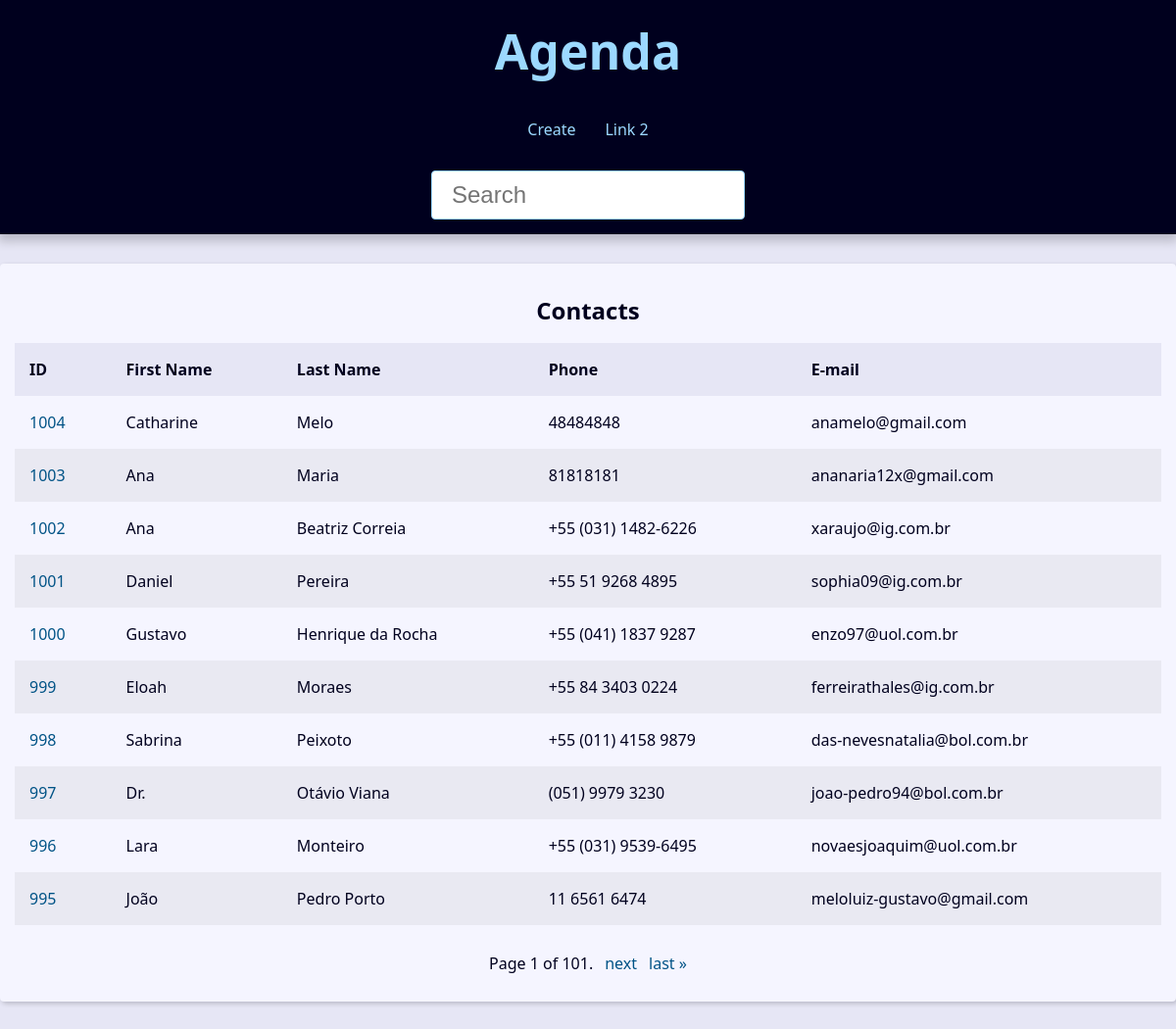
Before: / with the older database file.
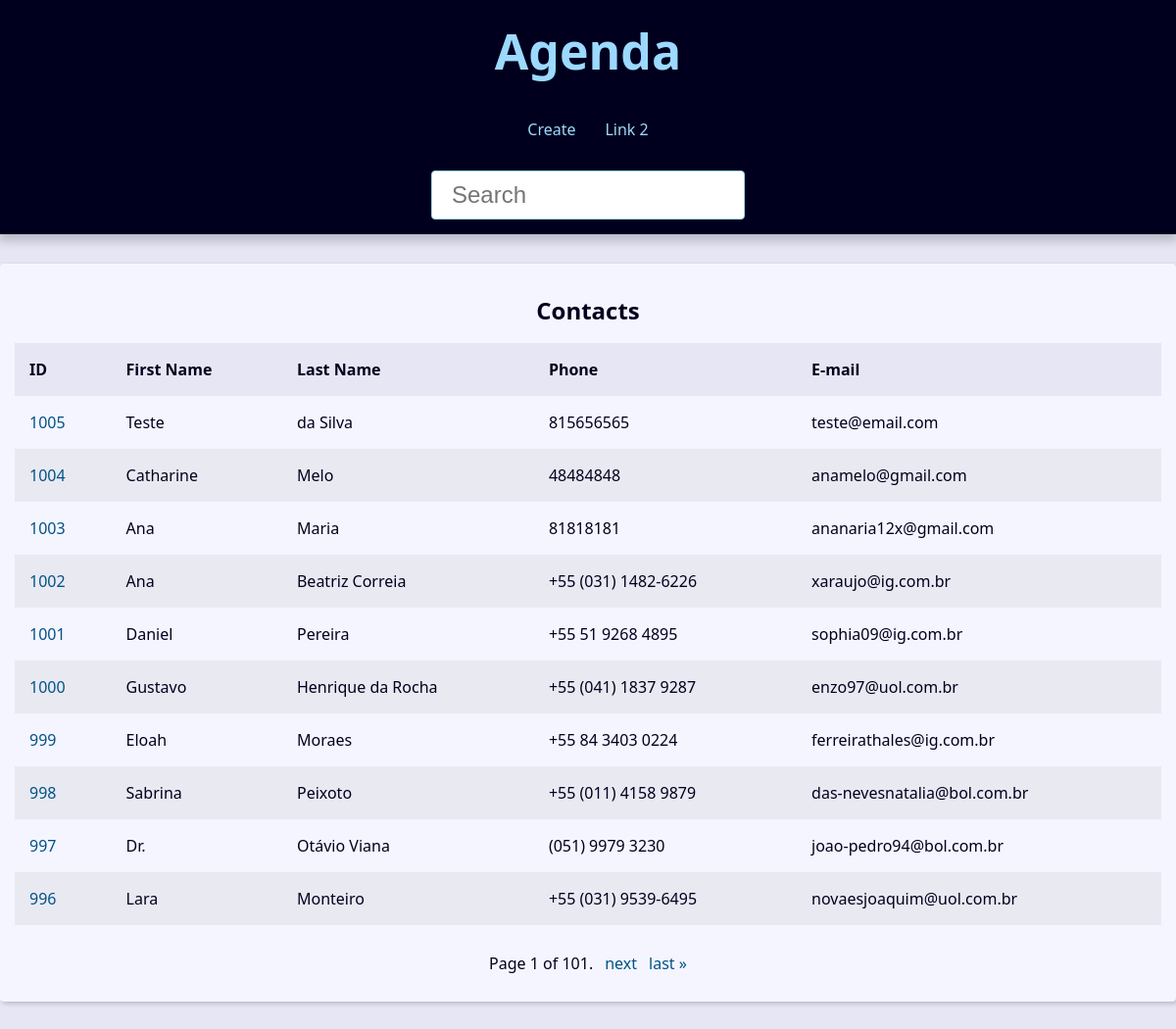
After: the same page with the newer database file.
### contact/models.py (models this page shows, shortened)
class Contact(models.Model):
    first_name = models.CharField(max_length=50)
    last_name = models.CharField(max_length=50, blank=True)
    phone = models.CharField(max_length=50)
    email = models.EmailField(max_length=254)
    created_date = models.DateTimeField(default=timezone.now)
    description = models.TextField(blank=True)
    show = models.BooleanField(default=True)
    picture = models.ImageField(blank=True, upload_to='pictures/%Y/%m/')
    category = models.ForeignKey(
        Category,
        on_delete=models.SET_NULL,
        blank=True, null=True,
    )
    owner = models.ForeignKey(
        User,
        on_delete=models.SET_NULL,
        blank=True, null=True,
    )

### contact/views/contact_views.py (the view)
# urls.py: path('', views.index, name='index'),
def index(request):
    contacts = Contact.objects\
        .filter(show=True)\
        .order_by('-id')
    paginator = Paginator(contacts, 10)
    page_number = request.GET.get("page")
    page_obj = paginator.get_page(page_number)
    context = {
        'page_obj': page_obj,
        'site_title': 'Contatos - ',
    }
    return render(
        request,
        'contact/index.html',
        context,
    )

### contact/templates/contact/index.html
{% extends 'global/base.html' %}
{% block content %}
{% if page_obj %}
    <div class="responsive-table">
        <table class="contacts-table">
            <caption class ="table-caption">
                Contacts
            </caption>
            <thead>
                <tr class="table-row table-row-header">
                    <th class="table-header">ID</th>
                    <th class="table-header">First Name</th>
                    <th class="table-header">Last Name</th>
                    <th class="table-header">Phone</th>
                    <th class="table-header">E-mail</th>
                </tr>
            </thead>
            <tbody>
                {% for contact in page_obj  %}
                    <tr class="table-row">
                        <td class="table-cel">
                            <a
                                class="table-link"
                                href="{% url 'contact:contact' contact.id %}"
                            >
                                {{ contact.id }}
                            </a>
                        </td>
                        <td class="table-cel">
                            {{ contact.first_name }}
                        </td>
                        <td class="table-cel">
                            {{ contact.last_name }}
                        </td>
                        <td class="table-cel">
                            {{ contact.phone }}
                        </td>
                        <td class="table-cel">
                            {{ contact.email }}
                        </td>
                    </tr>
                {% endfor %}
            </tbody>
        </table>
    </div>
{% else %}
            <div class="single-contact">
        <h1 class="single-contact-name">
            Nenhum contato encontrado
        </h1>
    </div>
{% endif %}
{% endblock content %}

Changed rows visible on the page:
no longer on this page (row unchanged): Contact: id "995", first_name "João", last_name "Pedro Porto", phone "11 6561 6474", email "meloluiz-gustavo@gmail.com"
added Contact: id "1005", first_name "Teste", last_name "da Silva", phone "815656565", email "teste@email.com"
